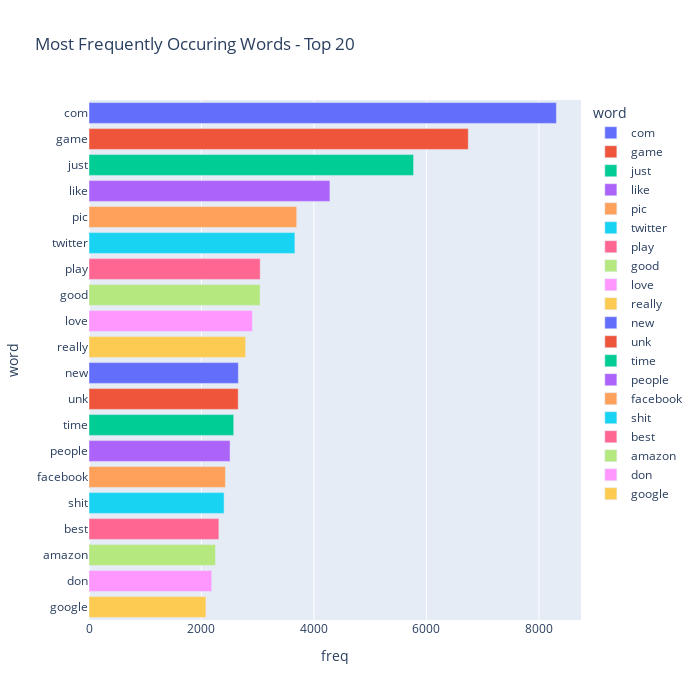

Notebook source saved alongside this figure:
### Code cell
from sklearn.feature_extraction.text import CountVectorizer

cv = CountVectorizer(stop_words='english')

words = cv.fit_transform(data.Review)
sum_words = words.sum(axis=0)


words_freq = [(word, sum_words[0, idx]) for word, idx in cv.vocabulary_.items()]
words_freq = sorted(words_freq, key = lambda x: x[1], reverse = True)
frequency = pd.DataFrame(words_freq, columns=['word', 'freq'])

fig = px.bar(frequency.head(20), x="freq", y="word", title='Most Frequently Occuring Words - Top 20', orientation='h', 
             width=700, height=700,color='word')
fig.show()

### Figure 1 — Plotly figure (JSON) as saved in the notebook; plotly's stock layout.template omitted (floating-point values rounded to 4 significant figures)
{"data": [{"alignmentgroup": "True", "hovertemplate": "word=%{y}<br>freq=%{x}<extra></extra>", "legendgroup": "com", "marker": {"color": "#636efa", "pattern": {"shape": ""}}, "name": "com", "offsetgroup": "com", "orientation": "h", "showlegend": true, "textposition": "auto", "type": "bar", "x": [8311], "xaxis": "x", "y": ["com"], "yaxis": "y"}, {"alignmentgroup": "True", "hovertemplate": "word=%{y}<br>freq=%{x}<extra></extra>", "legendgroup": "game", "marker": {"color": "#EF553B", "pattern": {"shape": ""}}, "name": "game", "offsetgroup": "game", "orientation": "h", "showlegend": true, "textposition": "auto", "type": "bar", "x": [6744], "xaxis": "x", "y": ["game"], "yaxis": "y"}, {"alignmentgroup": "True", "hovertemplate": "word=%{y}<br>freq=%{x}<extra></extra>", "legendgroup": "just", "marker": {"color": "#00cc96", "pattern": {"shape": ""}}, "name": "just", "offsetgroup": "just", "orientation": "h", "showlegend": true, "textposition": "auto", "type": "bar", "x": [5771], "xaxis": "x", "y": ["just"], "yaxis": "y"}, {"alignmentgroup": "True", "hovertemplate": "word=%{y}<br>freq=%{x}<extra></extra>", "legendgroup": "like", "marker": {"color": "#ab63fa", "pattern": {"shape": ""}}, "name": "like", "offsetgroup": "like", "orientation": "h", "showlegend": true, "textposition": "auto", "type": "bar", "x": [4284], "xaxis": "x", "y": ["like"], "yaxis": "y"}, {"alignmentgroup": "True", "hovertemplate": "word=%{y}<br>freq=%{x}<extra></extra>", "legendgroup": "pic", "marker": {"color": "#FFA15A", "pattern": {"shape": ""}}, "name": "pic", "offsetgroup": "pic", "orientation": "h", "showlegend": true, "textposition": "auto", "type": "bar", "x": [3693], "xaxis": "x", "y": ["pic"], "yaxis": "y"}, {"alignmentgroup": "True", "hovertemplate": "word=%{y}<br>freq=%{x}<extra></extra>", "legendgroup": "twitter", "marker": {"color": "#19d3f3", "pattern": {"shape": ""}}, "name": "twitter", "offsetgroup": "twitter", "orientation": "h", "showlegend": true, "textposition": "auto", "type": "bar", "x": [3661], "xaxis": "x", "y": ["twitter"], "yaxis": "y"}, {"alignmentgroup": "True", "hovertemplate": "word=%{y}<br>freq=%{x}<extra></extra>", "legendgroup": "play", "marker": {"color": "#FF6692", "pattern": {"shape": ""}}, "name": "play", "offsetgroup": "play", "orientation": "h", "showlegend": true, "textposition": "auto", "type": "bar", "x": [3044], "xaxis": "x", "y": ["play"], "yaxis": "y"}, {"alignmentgroup": "True", "hovertemplate": "word=%{y}<br>freq=%{x}<extra></extra>", "legendgroup": "good", "marker": {"color": "#B6E880", "pattern": {"shape": ""}}, "name": "good", "offsetgroup": "good", "orientation": "h", "showlegend": true, "textposition": "auto", "type": "bar", "x": [3042], "xaxis": "x", "y": ["good"], "yaxis": "y"}, {"alignmentgroup": "True", "hovertemplate": "word=%{y}<br>freq=%{x}<extra></extra>", "legendgroup": "love", "marker": {"color": "#FF97FF", "pattern": {"shape": ""}}, "name": "love", "offsetgroup": "love", "orientation": "h", "showlegend": true, "textposition": "auto", "type": "bar", "x": [2906], "xaxis": "x", "y": ["love"], "yaxis": "y"}, {"alignmentgroup": "True", "hovertemplate": "word=%{y}<br>freq=%{x}<extra></extra>", "legendgroup": "really", "marker": {"color": "#FECB52", "pattern": {"shape": ""}}, "name": "really", "offsetgroup": "really", "orientation": "h", "showlegend": true, "textposition": "auto", "type": "bar", "x": [2785], "xaxis": "x", "y": ["really"], "yaxis": "y"}, {"alignmentgroup": "True", "hovertemplate": "word=%{y}<br>freq=%{x}<extra></extra>", "legendgroup": "new", "marker": {"color": "#636efa", "pattern": {"shape": ""}}, "name": "new", "offsetgroup": "new", "orientation": "h", "showlegend": true, "textposition": "auto", "type": "bar", "x": [2656], "xaxis": "x", "y": ["new"], "yaxis": "y"}, {"alignmentgroup": "True", "hovertemplate": "word=%{y}<br>freq=%{x}<extra></extra>", "legendgroup": "unk", "marker": {"color": "#EF553B", "pattern": {"shape": ""}}, "name": "unk", "offsetgroup": "unk", "orientation": "h", "showlegend": true, "textposition": "auto", "type": "bar", "x": [2653], "xaxis": "x", "y": ["unk"], "yaxis": "y"}, {"alignmentgroup": "True", "hovertemplate": "word=%{y}<br>freq=%{x}<extra></extra>", "legendgroup": "time", "marker": {"color": "#00cc96", "pattern": {"shape": ""}}, "name": "time", "offsetgroup": "time", "orientation": "h", "showlegend": true, "textposition": "auto", "type": "bar", "x": [2573], "xaxis": "x", "y": ["time"], "yaxis": "y"}, {"alignmentgroup": "True", "hovertemplate": "word=%{y}<br>freq=%{x}<extra></extra>", "legendgroup": "people", "marker": {"color": "#ab63fa", "pattern": {"shape": ""}}, "name": "people", "offsetgroup": "people", "orientation": "h", "showlegend": true, "textposition": "auto", "type": "bar", "x": [2508], "xaxis": "x", "y": ["people"], "yaxis": "y"}, {"alignmentgroup": "True", "hovertemplate": "word=%{y}<br>freq=%{x}<extra></extra>", "legendgroup": "facebook", "marker": {"color": "#FFA15A", "pattern": {"shape": ""}}, "name": "facebook", "offsetgroup": "facebook", "orientation": "h", "showlegend": true, "textposition": "auto", "type": "bar", "x": [2426], "xaxis": "x", "y": ["facebook"], "yaxis": "y"}, {"alignmentgroup": "True", "hovertemplate": "word=%{y}<br>freq=%{x}<extra></extra>", "legendgroup": "shit", "marker": {"color": "#19d3f3", "pattern": {"shape": ""}}, "name": "shit", "offsetgroup": "shit", "orientation": "h", "showlegend": true, "textposition": "auto", "type": "bar", "x": [2402], "xaxis": "x", "y": ["shit"], "yaxis": "y"}, {"alignmentgroup": "True", "hovertemplate": "word=%{y}<br>freq=%{x}<extra></extra>", "legendgroup": "best", "marker": {"color": "#FF6692", "pattern": {"shape": ""}}, "name": "best", "offsetgroup": "best", "orientation": "h", "showlegend": true, "textposition": "auto", "type": "bar", "x": [2309], "xaxis": "x", "y": ["best"], "yaxis": "y"}, {"alignmentgroup": "True", "hovertemplate": "word=%{y}<br>freq=%{x}<extra></extra>", "legendgroup": "amazon", "marker": {"color": "#B6E880", "pattern": {"shape": ""}}, "name": "amazon", "offsetgroup": "amazon", "orientation": "h", "showlegend": true, "textposition": "auto", "type": "bar", "x": [2249], "xaxis": "x", "y": ["amazon"], "yaxis": "y"}, {"alignmentgroup": "True", "hovertemplate": "word=%{y}<br>freq=%{x}<extra></extra>", "legendgroup": "don", "marker": {"color": "#FF97FF", "pattern": {"shape": ""}}, "name": "don", "offsetgroup": "don", "orientation": "h", "showlegend": true, "textposition": "auto", "type": "bar", "x": [2182], "xaxis": "x", "y": ["don"], "yaxis": "y"}, {"alignmentgroup": "True", "hovertemplate": "word=%{y}<br>freq=%{x}<extra></extra>", "legendgroup": "google", "marker": {"color": "#FECB52", "pattern": {"shape": ""}}, "name": "google", "offsetgroup": "google", "orientation": "h", "showlegend": true, "textposition": "auto", "type": "bar", "x": [2079], "xaxis": "x", "y": ["google"], "yaxis": "y"}], "layout": {"barmode": "relative", "height": 700, "legend": {"title": {"text": "word"}, "tracegroupgap": 0}, "title": {"text": "Most Frequently Occuring Words - Top 20"}, "width": 700, "xaxis": {"anchor": "y", "domain": [0, 1], "title": {"text": "freq"}}, "yaxis": {"anchor": "x", "categoryarray": ["google", "don", "amazon", "best", "shit", "facebook", "people", "time", "unk", "new", "really", "love", "good", "play", "twitter", "pic", "like", "just", "game", "com"], "categoryorder": "array", "domain": [0, 1], "title": {"text": "word"}}}}
